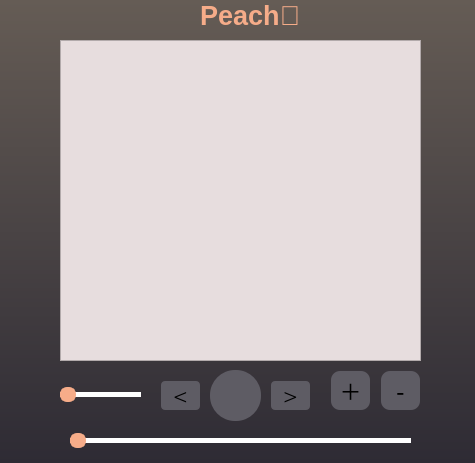
<?xml version="1.0" encoding="UTF-8"?>
<ui version="4.0">
 <class>Form</class>
 <widget class="QWidget" name="Form">
  <property name="geometry">
   <rect>
    <x>0</x>
    <y>0</y>
    <width>475</width>
    <height>463</height>
   </rect>
  </property>
  <property name="windowTitle">
   <string>Form</string>
  </property>
  <property name="styleSheet">
   <string notr="true">background-color: qlineargradient(spread:pad, x1:0, y1:1, x2:0, y2:0, stop:0 rgba(46, 43, 52, 255), stop:1 rgba(101, 92, 85, 255));</string>
  </property>
  <widget class="QPushButton" name="pushbutton_play">
   <property name="geometry">
    <rect>
     <x>210</x>
     <y>370</y>
     <width>51</width>
     <height>51</height>
    </rect>
   </property>
   <property name="font">
    <font>
     <family>Ubuntu Light</family>
     <pointsize>15</pointsize>
     <weight>50</weight>
     <italic>false</italic>
     <bold>false</bold>
     <underline>false</underline>
     <strikeout>false</strikeout>
     <kerning>true</kerning>
    </font>
   </property>
   <property name="mouseTracking">
    <bool>false</bool>
   </property>
   <property name="styleSheet">
    <string notr="true">
	background-color: rgb(94, 92, 100);
	color: rgb(250,181,143);
    border-radius: 25px;
</string>
   </property>
   <property name="text">
    <string/>
   </property>
   <property name="icon">
    <iconset resource="res.qrc">
     <normaloff>:/photo/Photo_on_app/pngwing.com(1).png</normaloff>:/photo/Photo_on_app/pngwing.com(1).png</iconset>
   </property>
   <property name="checkable">
    <bool>false</bool>
   </property>
   <property name="autoRepeat">
    <bool>true</bool>
   </property>
   <property name="autoExclusive">
    <bool>false</bool>
   </property>
   <property name="autoDefault">
    <bool>false</bool>
   </property>
   <property name="default">
    <bool>false</bool>
   </property>
   <property name="flat">
    <bool>false</bool>
   </property>
  </widget>
  <widget class="QSlider" name="horizontalSlider_3">
   <property name="geometry">
    <rect>
     <x>70</x>
     <y>430</y>
     <width>341</width>
     <height>20</height>
    </rect>
   </property>
   <property name="styleSheet">
    <string notr="true">QSlider::groove:horizontal {
    border-radius: 1px;       
    height: 7px;              
    margin: -1px 0;           
}
QSlider::handle:horizontal {
    background-color: rgb(246,172,137);
    border: 2px solid #f6ac89;
    height: 14px;     
    width: 12px;
    margin: -4px 0;     
    border-radius: 7px  ;
    padding: -4px 0px;  
}
QSlider::add-page:horizontal {
    background:  white;
}
QSlider::sub-page:horizontal {
    background: #fbac8b;
}
QSlider{
background: rgb()
}</string>
   </property>
   <property name="orientation">
    <enum>Qt::Horizontal</enum>
   </property>
  </widget>
  <widget class="QListWidget" name="listWidget">
   <property name="geometry">
    <rect>
     <x>60</x>
     <y>40</y>
     <width>361</width>
     <height>321</height>
    </rect>
   </property>
   <property name="styleSheet">
    <string notr="true">background-color: rgb(231,221,222);</string>
   </property>
  </widget>
  <widget class="QSlider" name="horizontalSlider">
   <property name="geometry">
    <rect>
     <x>60</x>
     <y>379</y>
     <width>81</width>
     <height>31</height>
    </rect>
   </property>
   <property name="styleSheet">
    <string notr="true">QSlider::groove:horizontal {
    border-radius: 1px;       
    height: 7px;              
    margin: -1px 0;           
}
QSlider::handle:horizontal {
    
	background-color: rgb(246,172,137);
    border: 2px solid #f6ac89;
    height: 14px;     
    width: 12px;
    margin: -4px 0;     
    border-radius: 7px  ;
    padding: -4px 0px;  
}
QSlider::add-page:horizontal {
    background:  white;
}
QSlider::sub-page:horizontal {
    background: #fbac8b;
}
QSlider{
background: rgb()
}</string>
   </property>
   <property name="orientation">
    <enum>Qt::Horizontal</enum>
   </property>
  </widget>
  <widget class="QLabel" name="label">
   <property name="geometry">
    <rect>
     <x>200</x>
     <y>0</y>
     <width>131</width>
     <height>31</height>
    </rect>
   </property>
   <property name="font">
    <font>
     <pointsize>20</pointsize>
     <weight>75</weight>
     <bold>true</bold>
    </font>
   </property>
   <property name="styleSheet">
    <string notr="true">background-color: rgb();
color: rgb(246,172,137);</string>
   </property>
   <property name="text">
    <string>Peach🍑</string>
   </property>
  </widget>
  <widget class="QPushButton" name="pushbutton_add">
   <property name="geometry">
    <rect>
     <x>330</x>
     <y>370</y>
     <width>41</width>
     <height>41</height>
    </rect>
   </property>
   <property name="font">
    <font>
     <family>URW Bookman [urw]</family>
     <pointsize>20</pointsize>
    </font>
   </property>
   <property name="styleSheet">
    <string notr="true">background-color: rgb(94, 92, 100);
	color: rgb();
    border-radius: 10px;
	border: 2px solid rgb(#f6ac89);</string>
   </property>
   <property name="text">
    <string>+</string>
   </property>
  </widget>
  <widget class="QPushButton" name="pushbutton_remove">
   <property name="geometry">
    <rect>
     <x>380</x>
     <y>370</y>
     <width>41</width>
     <height>41</height>
    </rect>
   </property>
   <property name="font">
    <font>
     <family>URW Bookman [urw]</family>
     <pointsize>20</pointsize>
    </font>
   </property>
   <property name="styleSheet">
    <string notr="true">background-color: rgb(94, 92, 100);
	color: rgb();
    border-radius: 10px;
	border: 2px solid rgb(#f6ac89);</string>
   </property>
   <property name="text">
    <string>-</string>
   </property>
  </widget>
  <widget class="QPushButton" name="pushbutton_next">
   <property name="geometry">
    <rect>
     <x>270</x>
     <y>380</y>
     <width>41</width>
     <height>31</height>
    </rect>
   </property>
   <property name="font">
    <font>
     <family>URW Bookman [urw]</family>
     <pointsize>15</pointsize>
    </font>
   </property>
   <property name="styleSheet">
    <string notr="true">background-color: rgb(94, 92, 100);
	color: rgb();
    border-radius: 5px;
	border: 2px solid rgb(#f6ac89);</string>
   </property>
   <property name="text">
    <string>&gt;</string>
   </property>
  </widget>
  <widget class="QPushButton" name="pushbutton_back">
   <property name="geometry">
    <rect>
     <x>160</x>
     <y>380</y>
     <width>41</width>
     <height>31</height>
    </rect>
   </property>
   <property name="font">
    <font>
     <family>URW Bookman [urw]</family>
     <pointsize>15</pointsize>
    </font>
   </property>
   <property name="styleSheet">
    <string notr="true">background-color: rgb(94, 92, 100);
	color: rgb();
    border-radius: 5px;
	border: 2px solid rgb(#f6ac89);</string>
   </property>
   <property name="text">
    <string>&lt;</string>
   </property>
  </widget>
 </widget>
 <resources>
  <include location="res.qrc"/>
 </resources>
 <connections/>
</ui>
